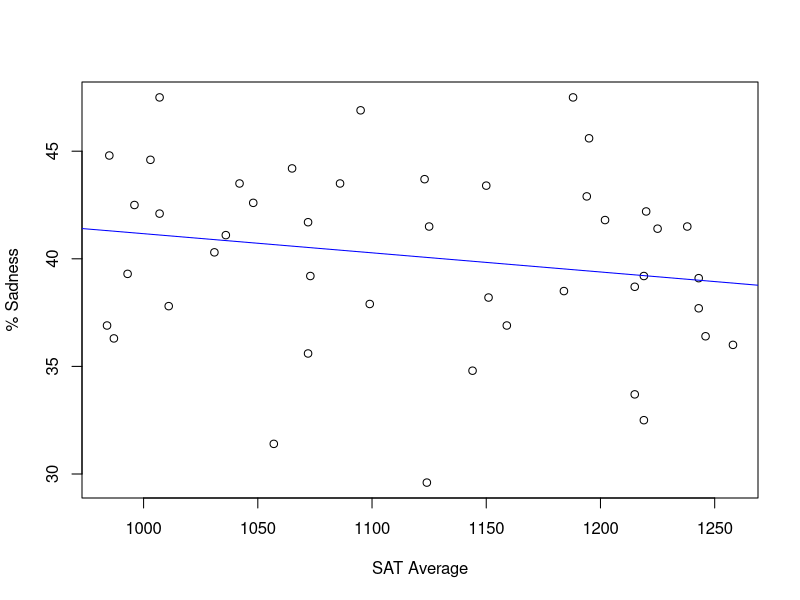
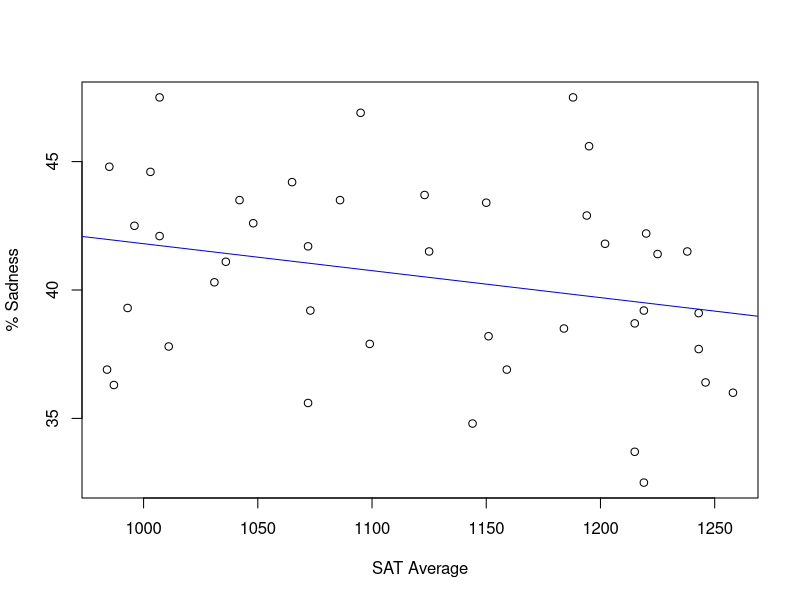
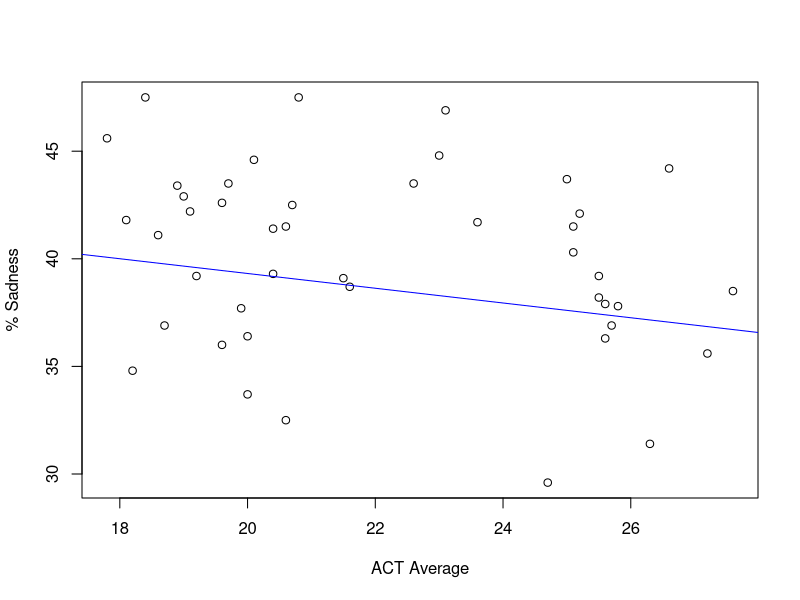

Generate these figures, in order, with R:
## ---- chunk 1
#| label: import data in this chunk
library(readxl)

test_scores <- read_excel(here::here("Data/standardized_test_scores.xlsx"))
sad_percent <- read_excel(here::here("Data/felt_sad_2021.xlsx"))

# "SAT" and "ACT" refer to the average scores of the respective test for each state. 
# "Sadness" refers to the percentage of high schoolers who reported feeling sad or hopeless.
## ---- chunk 2
#| label: putting the data together
data <- test_scores[4:54, 1:3]
data[, 4] <- sad_percent[5:55, 2]
colnames(data)[4] <- "Sadness"

data
## ---- chunk 3
data_removed <- data[-c(2,3,5,24, 38, 48, 51), ]

data_removed
## ---- chunk 4
#| label: Plotting the SAT vs sadness

plot(data_removed$SAT, data_removed$Sadness, xlab = "SAT Average", ylab = "% Sadness")
abline(a = 50.066, b = -0.0089, col = "blue")
## ---- chunk 5
#| label: SAT vs. % sad or hopeless linear, extreme outliers removed
 
data_removed2 <- data_removed[-c(29, 41),]

SAT_linear2 <- lm(Sadness ~ SAT, data = data_removed2)
summary(SAT_linear2)
## ---- chunk 6
#|label: plotting the SAT vs. sad pt. 2

plot(data_removed2$SAT, data_removed2$Sadness, xlab = "SAT Average", ylab = "% Sadness")
abline(a = 52.302, b = -0.0105, col = "blue")
## ---- chunk 7
#| label: ACT vs. % sad or hopeless, linear

ACT_linear <- lm(Sadness ~ ACT, data = data_removed)
summary(ACT_linear)
anova(ACT_linear)
## ---- chunk 8
#| label: plotting the ACT vs. sad

plot(data_removed$ACT, data_removed$Sadness, xlab = "ACT Average", ylab = "% Sadness")
abline(a = 46.172, b = -0.3428, col = "blue")
